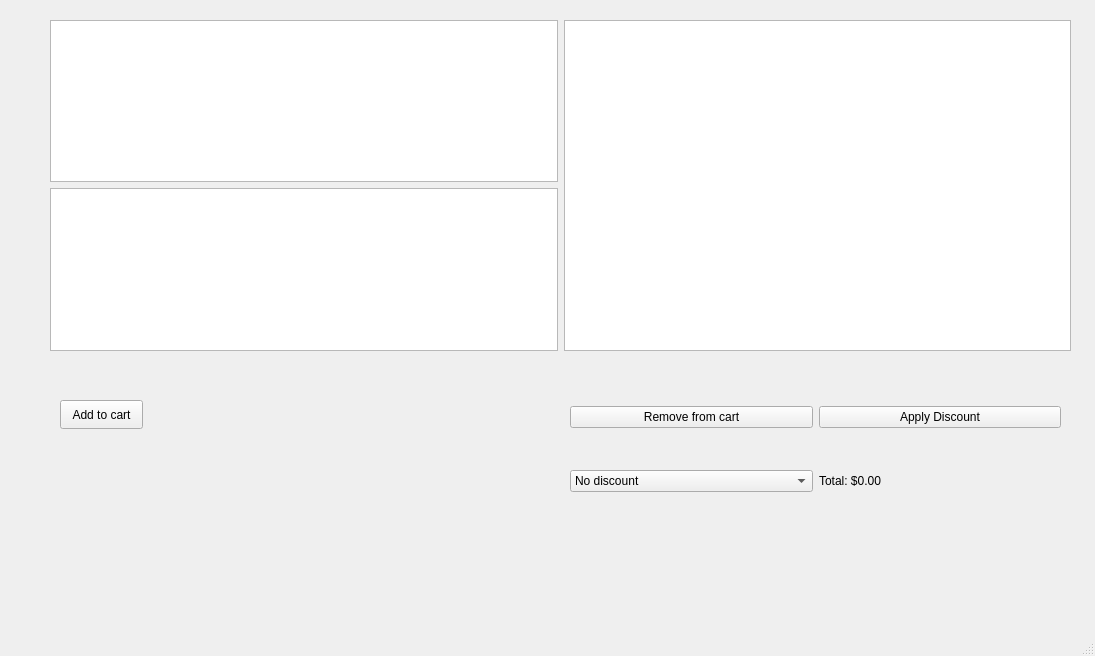
<?xml version="1.0" encoding="UTF-8"?>
<ui version="4.0">
 <class>MainWindow</class>
 <widget class="QMainWindow" name="MainWindow">
  <property name="geometry">
   <rect>
    <x>0</x>
    <y>0</y>
    <width>1095</width>
    <height>656</height>
   </rect>
  </property>
  <property name="windowTitle">
   <string>MainWindow</string>
  </property>
  <widget class="QWidget" name="centralwidget">
   <widget class="QPushButton" name="addButton">
    <property name="geometry">
     <rect>
      <x>60</x>
      <y>400</y>
      <width>83</width>
      <height>29</height>
     </rect>
    </property>
    <property name="text">
     <string>Add to cart</string>
    </property>
   </widget>
   <widget class="QWidget" name="gridLayoutWidget">
    <property name="geometry">
     <rect>
      <x>570</x>
      <y>370</y>
      <width>491</width>
      <height>158</height>
     </rect>
    </property>
    <layout class="QGridLayout" name="gridLayout">
     <item row="1" column="0">
      <widget class="QComboBox" name="discountComboBox">
       <property name="currentText">
        <string>No discount</string>
       </property>
       <item>
        <property name="text">
         <string>No discount</string>
        </property>
       </item>
       <item>
        <property name="text">
         <string>%10 discount</string>
        </property>
       </item>
      </widget>
     </item>
     <item row="0" column="0">
      <widget class="QPushButton" name="removeButton">
       <property name="text">
        <string>Remove from cart</string>
       </property>
      </widget>
     </item>
     <item row="1" column="1">
      <widget class="QLabel" name="totalLabel">
       <property name="text">
        <string>Total: $0.00</string>
       </property>
      </widget>
     </item>
     <item row="0" column="1">
      <widget class="QPushButton" name="applyDiscountButton">
       <property name="text">
        <string>Apply Discount</string>
       </property>
      </widget>
     </item>
    </layout>
   </widget>
   <widget class="QWidget" name="gridLayoutWidget_2">
    <property name="geometry">
     <rect>
      <x>50</x>
      <y>20</y>
      <width>1021</width>
      <height>331</height>
     </rect>
    </property>
    <layout class="QGridLayout" name="gridLayout_2">
     <item row="1" column="0">
      <widget class="QTextEdit" name="productDetailsTextEdit"/>
     </item>
     <item row="0" column="0">
      <widget class="QListWidget" name="productListWidget">
       <property name="modelColumn">
        <number>0</number>
       </property>
      </widget>
     </item>
     <item row="0" column="2" rowspan="2">
      <widget class="QListWidget" name="cartListWidget"/>
     </item>
    </layout>
   </widget>
  </widget>
  <widget class="QMenuBar" name="menubar">
   <property name="geometry">
    <rect>
     <x>0</x>
     <y>0</y>
     <width>1095</width>
     <height>25</height>
    </rect>
   </property>
  </widget>
  <widget class="QStatusBar" name="statusbar"/>
 </widget>
 <resources/>
 <connections/>
</ui>
